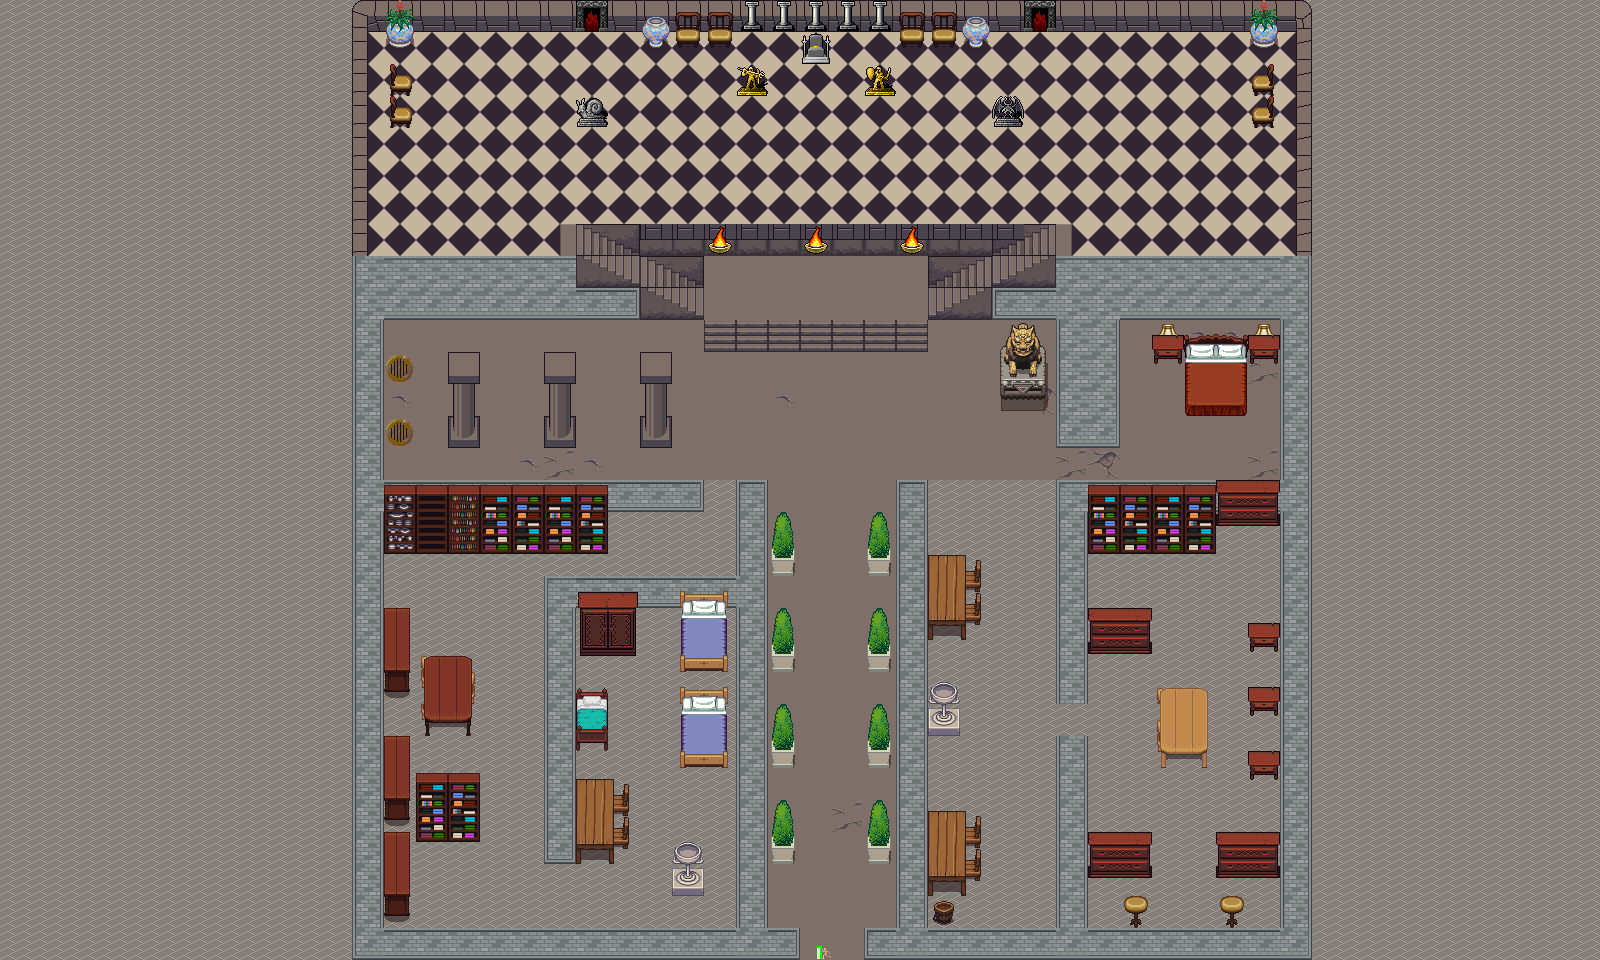

A 2D game scene composited from a Tiled map and its tileset images. What follows is a short description and the map's XML, with each tile layer's data collapsed to a summary:
An orthogonal 50x30 tile map with 32x32 px tiles, 5 tile layers (Ground, Walls, Decors sub, Decors, ...), 6 tilesets and 92 objects (65x wall, 12x npc, 9x treasure, 3x door, 2x anim_obs, ...).

<map version="1.2" tiledversion="1.3.2" orientation="orthogonal" renderorder="right-down" compressionlevel="0" width="50" height="30" tilewidth="32" tileheight="32" infinite="0" nextlayerid="11" nextobjectid="106">
 <tileset firstgid="1" source="build2 atlas.tsx" />
 <tileset firstgid="1025" source="full tileset.tsx" />
 <tileset firstgid="7105" source="terrain_tile_set.tsx" />
 <tileset firstgid="8129" source="indoor.tsx" />
 <tileset firstgid="8633" source="build atlas.tsx" />
 <tileset firstgid="9657" source="dungen_crawler_1.tsx" />
 <layer id="2" name="Ground" width="50" height="30">
  <data>[1500 cells, 1500 non-empty, 10 distinct tile ids]</data>
 </layer>
 <layer id="3" name="Walls" width="50" height="30">
  <data>[1500 cells, 252 non-empty, 31 distinct tile ids]</data>
 </layer>
 <layer id="4" name="Decors sub" width="50" height="30">
  <data>[1500 cells, 7 non-empty, 3 distinct tile ids]</data>
 </layer>
 <layer id="6" name="Decors" width="50" height="30">
  <data>[1500 cells, 36 non-empty, 11 distinct tile ids]</data>
 </layer>
 <layer id="5" name="Mueble" width="50" height="30">
  <data>[1500 cells, 185 non-empty, 93 distinct tile ids]</data>
 </layer>
 <objectgroup id="9" name="obstacles">
  <object id="13" name="wall" x="352" y="928" width="448" height="32" />
  <object id="14" name="wall" x="672" y="848" width="32" height="48" />
  <object id="15" name="wall" x="1168" y="688" width="32" height="56" />
  <object id="16" name="wall" x="1056" y="736" width="32" height="192" />
  <object id="17" name="wall" x="1056" y="480" width="32" height="224" />
  <object id="18" name="wall" x="896" y="480" width="32" height="448" />
  <object id="19" name="wall" x="736" y="480" width="32" height="448" />
  <object id="20" name="wall" x="864" y="928" width="448" height="32" />
  <object id="21" name="wall" x="1216" y="840" width="64" height="32" />
  <object id="22" name="wall" x="928" y="816" width="32" height="56" />
  <object id="23" name="wall" x="928" y="560" width="32" height="56" />
  <object id="24" name="wall" x="1280" y="256" width="32" height="672" />
  <object id="25" name="wall" x="1056" y="320" width="64" height="128" />
  <object id="26" name="wall" x="1056" y="256" width="224" height="64" />
  <object id="27" name="wall" x="992" y="288" width="64" height="32" />
  <object id="28" name="wall" x="384" y="480" width="320" height="32" />
  <object id="29" name="wall" x="352" y="256" width="32" height="672" />
  <object id="30" name="wall" x="384" y="288" width="256" height="32" />
  <object id="31" name="wall" x="384" y="256" width="192" height="32" />
  <object id="32" name="wall" x="640" y="376" width="32" height="72" />
  <object id="33" name="wall" x="544" y="376" width="32" height="72" />
  <object id="34" name="wall" x="448" y="376" width="32" height="72" />
  <object id="35" name="wall" x="632" y="224" width="368" height="24" />
  <object id="36" name="wall" x="352" y="0" width="224" height="24" />
  <object id="37" name="wall" x="928" y="248" width="32" height="24" />
  <object id="38" name="wall" x="672" y="248" width="32" height="24" />
  <object id="39" name="wall" x="744" y="64" width="16" height="24" />
  <object id="40" name="wall" x="872" y="64" width="16" height="24" />
  <object id="41" name="wall" x="1000" y="96" width="16" height="24" />
  <object id="42" name="wall" x="584" y="96" width="16" height="24" />
  <object id="44" name="wall" x="1296" y="0" width="16" height="256" />
  <object id="45" name="wall" x="1056" y="0" width="240" height="24" />
  <object id="46" name="wall" x="1088" y="480" width="128" height="56" />
  <object id="47" name="wall" x="1216" y="480" width="64" height="40" />
  <object id="48" name="wall" x="1088" y="616" width="64" height="32" />
  <object id="49" name="wall" x="1248" y="688" width="32" height="16" />
  <object id="50" name="wall" x="1248" y="624" width="32" height="16" />
  <object id="51" name="wall" x="1112" y="832" width="64" height="32" />
  <object id="52" name="wall" x="928" y="680" width="32" height="48" />
  <object id="53" name="wall" x="576" y="784" width="32" height="56" />
  <object id="54" name="wall" x="544" y="576" width="32" height="288" />
  <object id="55" name="wall" x="584" y="608" width="48" height="40" />
  <object id="56" name="wall" x="576" y="576" width="160" height="24" />
  <object id="57" name="wall" x="424" y="664" width="48" height="48" />
  <object id="58" name="wall" x="384" y="832" width="24" height="64" />
  <object id="59" name="wall" x="384" y="736" width="24" height="64" />
  <object id="60" name="wall" x="384" y="608" width="24" height="64" />
  <object id="61" name="wall" x="352" y="0" width="16" height="256" />
  <object id="8" name="door" type="door" gid="1125" x="1056" y="480" width="32" height="32">
   <properties>
    <property name="key" type="int" value="31" />
   </properties>
  </object>
  <object id="9" name="door" type="door" gid="1125" x="704" y="513" width="32" height="32">
   <properties>
    <property name="key" type="int" value="33" />
   </properties>
  </object>
  <object id="10" name="door" type="door" gid="1125" x="1056" y="736" width="32" height="32">
   <properties>
    <property name="key" type="int" value="32" />
   </properties>
  </object>
  <object id="62" name="wall" x="608" y="0" width="416" height="24" />
  <object id="63" name="wall" x="576" y="0" width="32" height="32" />
  <object id="64" name="wall" x="1024" y="0" width="32" height="32" />
  <object id="65" name="wall" x="688" y="696" width="32" height="56" />
  <object id="66" name="wall" x="688" y="600" width="32" height="56" />
  <object id="67" name="wall" x="576" y="696" width="24" height="32" />
  <object id="68" name="wall" x="776" y="816" width="16" height="32" />
  <object id="69" name="wall" x="776" y="720" width="16" height="32" />
  <object id="70" name="wall" x="776" y="624" width="16" height="32" />
  <object id="71" name="wall" x="776" y="528" width="16" height="32" />
  <object id="72" name="wall" x="872" y="528" width="16" height="32" />
  <object id="73" name="wall" x="872" y="624" width="16" height="32" />
  <object id="74" name="wall" x="872" y="720" width="16" height="32" />
  <object id="75" name="wall" x="872" y="816" width="16" height="32" />
  <object id="94" name="wall" x="1248" y="752" width="32" height="16" />
  <object id="104" name="wall" x="424" y="784" width="48" height="48" />
  <object id="105" name="wall" x="800" y="952" width="64" height="16" />
 </objectgroup>
 <objectgroup id="10" name="npc">
  <object id="77" name="King`s Guard" type="npc" gid="10166" x="856" y="112" width="32" height="32" />
  <object id="79" name="King`s Guard" type="npc" gid="10166" x="744" y="112" width="32" height="32" />
  <object id="82" name="King Sancho" type="npc" gid="5912" x="800" y="72" width="32" height="32" />
  <object id="83" name="Ivan the Physician" type="npc" gid="5940" x="928" y="56" width="32" height="32" />
  <object id="84" name="Queen Elsa" type="npc" gid="5972" x="704" y="48" width="32" height="32" />
  <object id="87" name="Chema the Librarian" type="npc" gid="5964" x="400" y="592" width="32" height="32" />
  <object id="88" name="Old Woman" type="npc" gid="5967" x="624" y="688" width="32" height="32" />
  <object id="89" name="Young Knight" type="npc" gid="5918" x="968" y="680" width="32" height="32" />
  <object id="90" name="Young Knight" type="npc" gid="5919" x="1232" y="592" width="32" height="32" />
  <object id="91" name="Melo the Trainer" type="npc" gid="5922" x="976" y="912" width="32" height="32" />
  <object id="92" name="King`s Guard" type="npc" gid="10166" x="928" y="352" width="32" height="32" />
  </objectgroup>
 <objectgroup id="8" name="items">
  <!-- 11 objects omitted --></objectgroup>
 <objectgroup id="7" name="teleport">
  <!-- 1 objects omitted --></objectgroup>
</map>
<!-- 13 of 92 objects omitted -->
